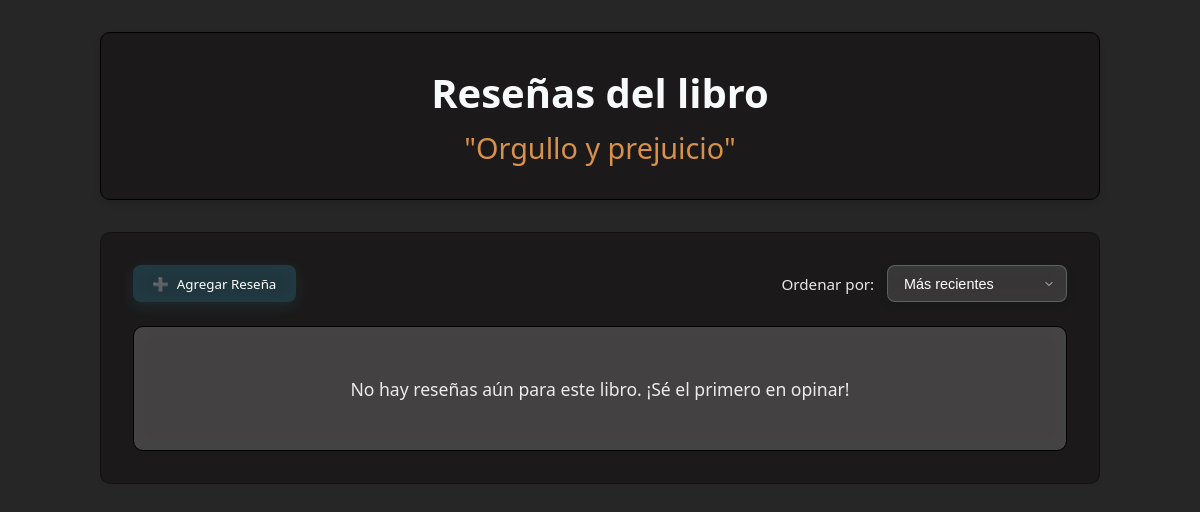
The page /libros/4/ (signed in) on the database as committed earlier.
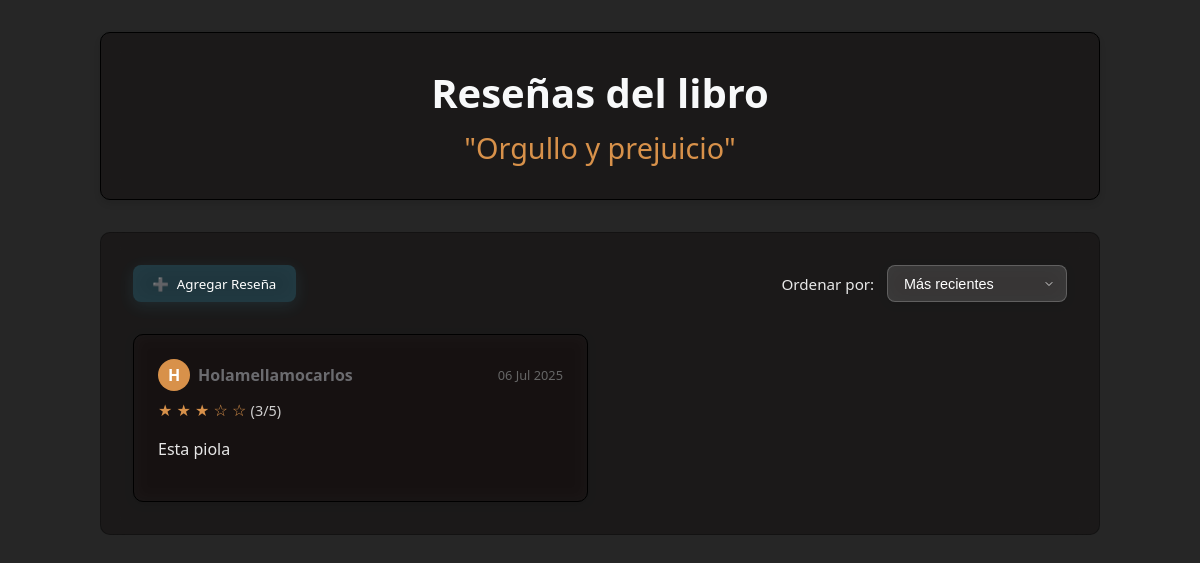
The same page on the database as committed later.
### myapp/models.py (models this page shows, shortened)
class ReseñaLibro(models.Model):
    estado_lectura = models.ForeignKey(AlmacenLibros, on_delete=models.CASCADE)
    texto_reseña = models.TextField()
    fecha_reseña = models.DateTimeField(auto_now_add=True)
    calificacion = models.PositiveSmallIntegerField(
        choices=[(i, str(i)) for i in range(1, 6)],
        help_text="Calificación del 1 al 5"
    )
    created = models.DateTimeField(auto_now_add=True)
    user = models.ForeignKey(User, on_delete=models.CASCADE, default=1)

### myapp/views.py (the view)
# urls.py: path('libros/<int:reseñalibro_estado_lectura_id>/', views.resena_detallada, name='resena_detallada'),
@login_required
def resena_detallada(request, reseñalibro_estado_lectura_id):
    libro = get_object_or_404(AlmacenLibros, pk=reseñalibro_estado_lectura_id)
    filtro = request.GET.get('filtro', 'recientes')
    reseñas = ReseñaLibro.objects.filter(estado_lectura=libro)
    if filtro == 'recientes':
        reseñas = reseñas.order_by('-fecha_reseña')
    elif filtro == 'antiguos':
        reseñas = reseñas.order_by('fecha_reseña')
    elif filtro == 'mejor_calificados':
        reseñas = reseñas.order_by('-calificacion', '-fecha_reseña')
    elif filtro == 'mios' and request.user.is_authenticated:
        reseñas = reseñas.filter(user=request.user)
    paginator = Paginator(reseñas, 5)
    page_number = request.GET.get('page')
    resenas_page = paginator.get_page(page_number)
    return render(request, 'resena_detallada.html', {
        'resena': resenas_page,
        'libro': libro,
        'filtro': filtro,
    })

### myapp/templates/resena_detallada.html (shortened to what the changed rows need)
<!DOCTYPE html>
<html lang="es">
<head>
</head>
<body>
    <div class="main-container">
        <header class="page-header glass-effect">
            <h1>Reseñas del libro</h1>
            <h2>"{{ libro.titulo }}"</h2>
        </header>
        <div class="content-box glass-effect" style="
            background: rgba(9, 1, 1, 0.32);
            backdrop-filter: blur(12px);
            -webkit-backdrop-filter: blur(12px);
            border: 1px solid rgba(0, 0, 0, 0.3);
            box-shadow: 0 8px 32px rgba(255, 138, 66, 0);
        ">
            {% if resena %}
                <div class="review-container">
                    {% for resena in resena %}
                        <div class="review-card glass-effect" style="
                            background: rgba(85, 24, 24, 0.05);
                            backdrop-filter: blur(8px);
                            -webkit-backdrop-filter: blur(8px);
                        ">
                            <div class="review-header">
                                <div class="user-info">
                                    <div class="user-avatar" title="{{ resena.user.username }}">
                                        {{ resena.user.username|first|upper }}
                                    </div>
                                    <span class="username">{{ resena.user.username }}</span>
                                </div>
                                <span class="review-date">{{ resena.fecha_reseña|date:"d M Y" }}</span>
                            </div>
                            <div class="rating">
                                {% for i in "12345" %}
                                    {% if forloop.counter <= resena.calificacion %}
                                        ★
                                    {% else %}
                                        ☆
                                    {% endif %}
                                {% endfor %}
                                <span style="color: rgba(255, 255, 255, 0.8); font-size: 0.9rem;">({{ resena.calificacion }}/5)</span>
                            </div>
                            <p class="review-text" style="color: rgba(255, 255, 255, 0.9);">{{ resena.texto_reseña }}</p>
                        </div>
                    {% endfor %}
                </div>
            {% else %}
                <div class="no-reviews glass-effect" style="
                    background: rgba(255, 255, 255, 0.2);
                    color: rgba(255, 255, 255, 0.9);
                ">
                    <p>No hay reseñas aún para este libro. ¡Sé el primero en opinar!</p>
                </div>
            {% endif %}
        </div>
    </div>
</body>
</html>

Rows that differ between the two databases and show on the page:
added ReseñaLibro: user.username|first "H", user.username "Holamellamocarlos", fecha_reseña "06 Jul 2025", calificacion "3", texto_reseña "Esta piola"
Other text that changed with them:
text no longer shown: "No hay reseñas aún para este libro. ¡Sé el primero en opinar!"
